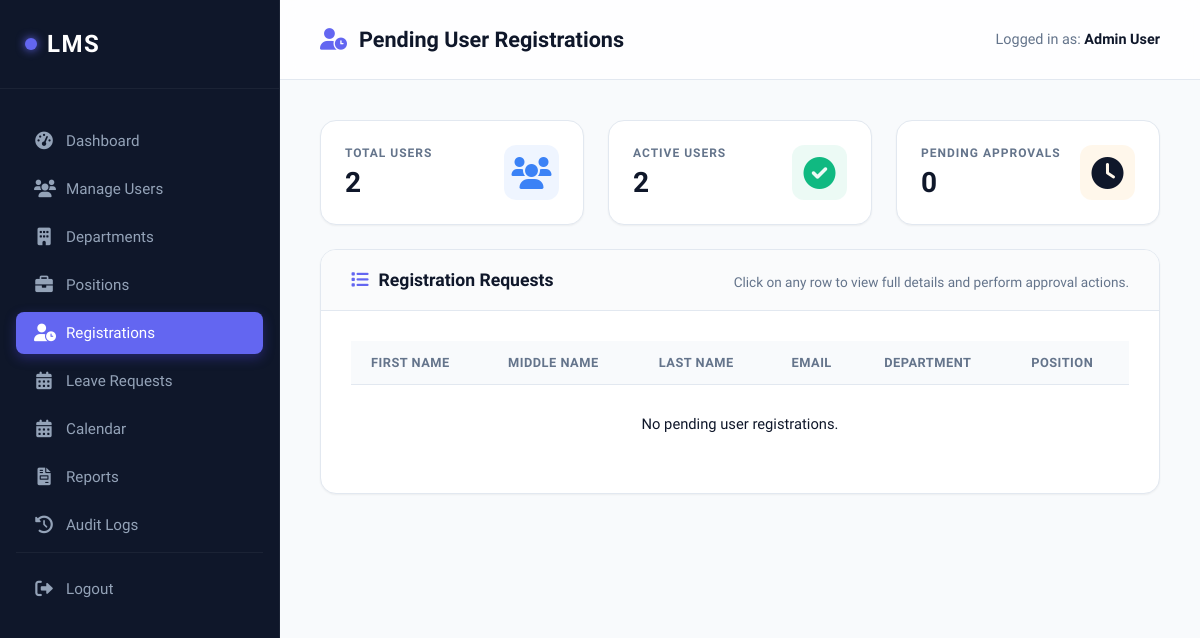
Page /pending_registrations.php (signed in) on the earlier database version.
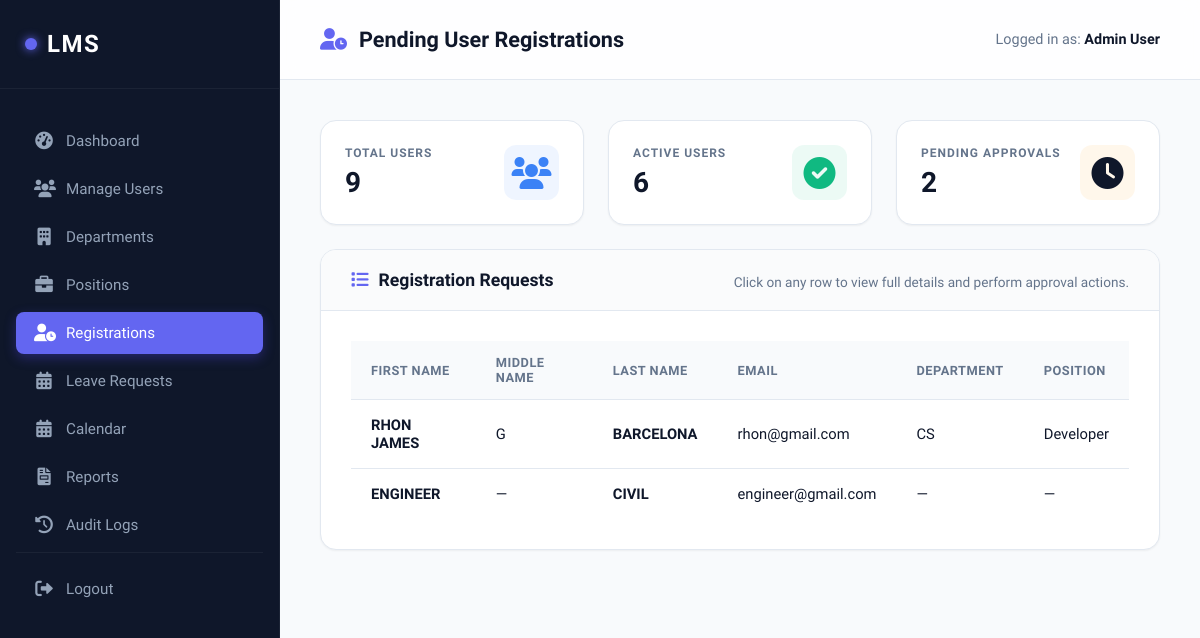
Same page on the later database version.
### tables this page shows
CREATE TABLE `users` (
  `id` int(11) NOT NULL,
  `name` varchar(100) NOT NULL,
  `email` varchar(100) NOT NULL,
  `password` varchar(255) NOT NULL,
  `role` enum('Employee','Manager','Admin') DEFAULT 'Employee',
  `status` enum('Pending','Active','Rejected') NOT NULL DEFAULT 'Pending',
  `department` varchar(100) DEFAULT NULL,
  `department_id` int(11) DEFAULT NULL,
  `position` varchar(100) DEFAULT NULL,
  `position_id` int(11) DEFAULT NULL,
  `first_name` varchar(100) DEFAULT NULL,
  `middle_name` varchar(100) DEFAULT NULL,
  `last_name` varchar(100) DEFAULT NULL,
  `gender` enum('Male','Female') NOT NULL DEFAULT 'Male'
);

### includes/auth_check.php (called while the page is built, shortened)
<?php
function e($value) {
    return htmlspecialchars($value ?? '', ENT_QUOTES, 'UTF-8');
}
?>

### pending_registrations.php (the view, shortened to what this page needs)
<?php
require_once 'includes/config.php';
require_once 'includes/auth_check.php';
$stmt = $pdo->query("SELECT * FROM users WHERE status = 'Pending' ORDER BY id ASC");
$pending_users = $stmt->fetchAll();
$pending_count = count($pending_users);
$total_users = $pdo->query("SELECT COUNT(*) FROM users")->fetchColumn();
$active_users = $pdo->query("SELECT COUNT(*) FROM users WHERE status = 'Active'")->fetchColumn();
?>
<!DOCTYPE html>
<html lang="en">
<head>
    <link rel="stylesheet" href="assets/style.css">
    <link rel="stylesheet" href="https://cdnjs.cloudflare.com/ajax/libs/font-awesome/6.0.0/css/all.min.css">
</head>
<body>
    <?php include 'includes/sidebar.php'; ?>
    <div class="main-content">
        <div class="top-nav">
            <h2><i class="fas fa-user-clock"></i> Pending User Registrations</h2>
            <div class="user-info">
                <span>Logged in as: <strong><?php echo e($_SESSION['name']); ?></strong></span>
            </div>
        </div>
        <div class="content-wrapper">
            <div class="stats-container" style="margin-bottom: 24px;">
                <div class="stat-card">
                    <div class="stat-info">
                        <strong>Total Users</strong>
                        <div class="value"><?php echo $total_users; ?></div>
                    </div>
                    <div class="stat-icon" style="background: rgba(59, 130, 246, 0.08); color: #3b82f6;">
                        <i class="fas fa-users"></i>
                    </div>
                </div>
                <div class="stat-card">
                    <div class="stat-info">
                        <strong>Active Users</strong>
                        <div class="value"><?php echo $active_users; ?></div>
                    </div>
                    <div class="stat-icon" style="background: rgba(16, 185, 129, 0.08); color: #10b981;">
                        <i class="fas fa-check-circle"></i>
                    </div>
                </div>
                <div class="stat-card">
                    <div class="stat-info">
                        <strong>Pending Approvals</strong>
                        <div class="value"><?php echo $pending_count; ?></div>
                    </div>
                    <div class="stat-icon" style="background: rgba(245, 158, 11, 0.08); color: var(--warning);">
                        <i class="fas fa-clock"></i>
                    </div>
                </div>
            </div>
            <div class="card">
                <div class="card-header">
                    <h3><i class="fas fa-list"></i> Registration Requests</h3>
                    <p style="font-size: 0.85rem; color: var(--text-muted); margin-top: 4px;">Click on any row to view full details and perform approval actions.</p>
                </div>
                <div class="card-body">
                    <div class="table-responsive">
                        <table>
                            <thead>
                                <tr>
                                    <th>First Name</th>
                                    <th>Middle Name</th>
                                    <th>Last Name</th>
                                    <th>Email</th>
                                    <th>Department</th>
                                    <th>Position</th>
                                </tr>
                            </thead>
                            <tbody>
                                <?php if (empty($pending_users)): ?>
                                    <tr><td colspan="6" style="text-align: center; padding: 30px;">No pending user registrations.</td></tr>
                                <?php else: ?>
                                    <?php foreach ($pending_users as $pu): ?>
                                        <tr class="clickable-row" onclick="openReviewModal(<?php echo htmlspecialchars(json_encode($pu), ENT_QUOTES, 'UTF-8'); ?>)">
                                            <td><strong><?php echo e($pu['first_name']); ?></strong></td>
                                            <td><?php echo e($pu['middle_name'] ?: '—'); ?></td>
                                            <td><strong><?php echo e($pu['last_name']); ?></strong></td>
                                            <td><?php echo e($pu['email']); ?></td>
                                            <td><?php echo e($pu['department'] ?: '—'); ?></td>
                                            <td><?php echo e($pu['position'] ?: '—'); ?></td>
                                        </tr>
                                    <?php endforeach; ?>
                                <?php endif; ?>
                            </tbody>
                        </table>
                    </div>
                </div>
            </div>
        </div>
    </div>
</body>
</html>

Differences in the rows shown:
added users: first_name "RHON JAMES", middle_name "G", last_name "BARCELONA", email "rhon@gmail.com", department "CS", position "Developer"
added users: first_name "ENGINEER", middle_name "—", last_name "CIVIL", email "engineer@gmail.com", department "—", position "—"
Other differences:
$total_users: "2" → "9"
$active_users: "2" → "6"
$pending_count: "0" → "2"
text no longer shown: "No pending user registrations."
